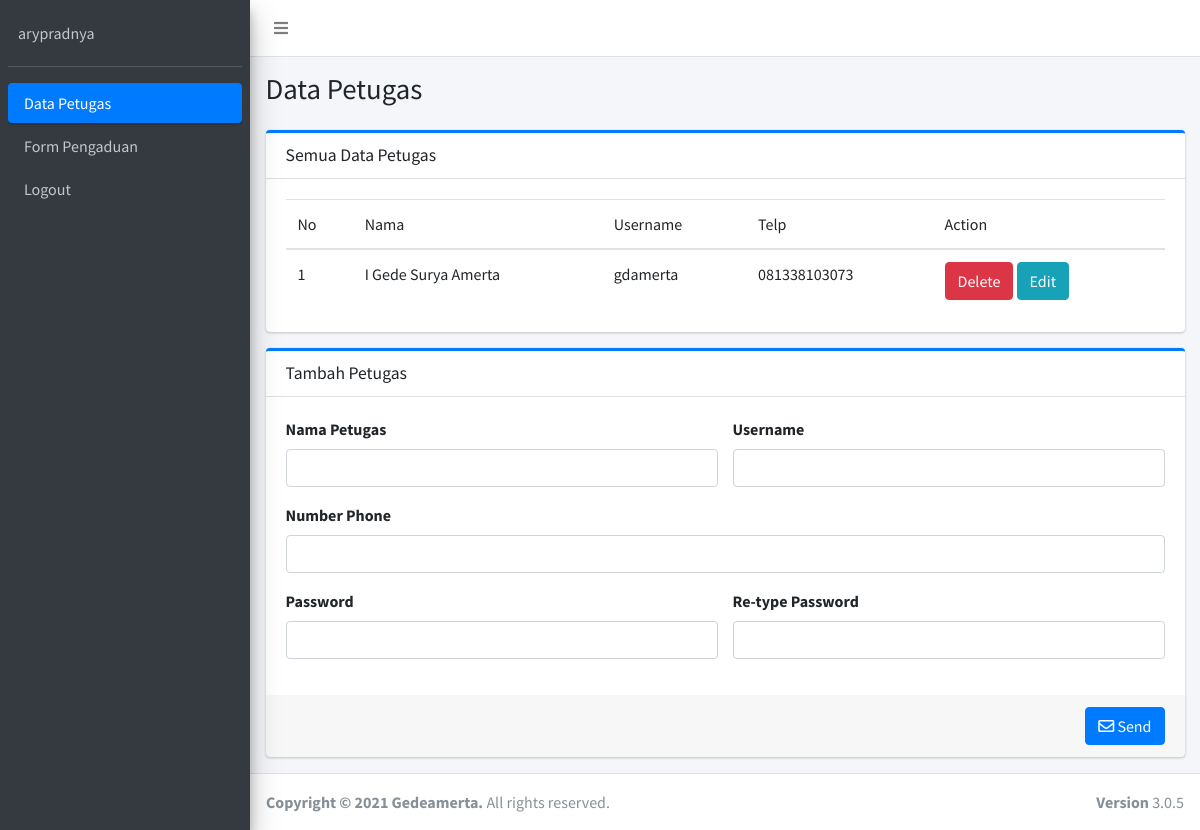
The app's page /admin/dashboard.php (signed in) with its own data.
### tables this page shows
CREATE TABLE `petugas` (
  `id_petugas` int(11) NOT NULL,
  `nama_petugas` varchar(35) NOT NULL,
  `username` varchar(25) NOT NULL,
  `password` varchar(32) NOT NULL,
  `telp` varchar(13) NOT NULL,
  `level` enum('admin','petugas') NOT NULL
);

### include/class/AdminClass.php (called while the page is built, shortened)
<?php
class Admin {
    public function __construct($pdo)
    {
        $this->pdo = $pdo;
    }
    public function fetch_all_petugas()
    {
        $query = $this->pdo->query("SELECT * FROM petugas WHERE level = 'petugas'");
        if($query->rowCount() > 0){
            while($rows = $query->fetch(PDO::FETCH_OBJ)){
                $data[] = $rows;
            }
            return $data;
        }else {
            return 'nodata';
        }
    }
}

### admin/dashboard.php (the view, shortened to what this page needs)
<?php
require "../include/connection.php";
require "../include/class/AdminClass.php";
$classAdmin = new Admin($pdo);
$fetch_all_petugas = $classAdmin->fetch_all_petugas();
?>
<!DOCTYPE html>
<html>
<head>
    <link rel="stylesheet" href="../assets/adminlte/css/adminlte.min.css">
    <link rel="stylesheet" href="../assets/adminlte/plugins/fontawesome-free/css/all.min.css">
</head>
<body class="hold-transition sidebar-mini">
    <div class="wrapper">
        <nav class="main-header navbar navbar-expand navbar-white navbar-light">
            <ul class="navbar-nav">
                <li class="nav-item">
                    <a class="nav-link" data-widget="pushmenu" href="#" role="button"><i class="fas fa-bars"></i></a>
                </li>
            </ul>
        </nav>
        <aside class="main-sidebar sidebar-dark-primary elevation-4">
            <div class="sidebar">
                <div class="user-panel mt-3 pb-3 mb-3 d-flex">
                    <div class="info">
                        <a href="#" class="d-block"><?= $_SESSION['username'] ?></a>
                    </div>
                </div>
                <nav class="mt-2">
                    <ul class="nav nav-pills nav-sidebar flex-column" data-widget="treeview" role="menu"
                        data-accordion="false">
                        <li class="nav-item has-treeview">
                            <a href="dashboard.php" class="nav-link active">
                                <p>
                                    Data Petugas
                                </p>
                            </a>
                        </li>
                        <li class="nav-item has-treeview">
                            <a href="form-pengaduan.php" class="nav-link">
                                <p>
                                    Form Pengaduan
                                </p>
                            </a>
                        </li>
                        <li class="nav-item">
                            <a href="../include/action/admin/logout.php"
                                onclick="return confirm('Apakah anda yakin ingin keluar ?')" class="nav-link">
                                <p>
                                    Logout
                                </p>
                            </a>
                        </li>
                    </ul>
                </nav>
            </div>
        </aside>
        <div class="content-wrapper">
            <section class="content-header">
                <div class="container-fluid">
                    <div class="row mb-2">
                        <div class="col-sm-6">
                            <h1>Data Petugas</h1>
                        </div>
                    </div>
                </div>
            </section>
            <section class="content">
                <div class="container-fluid">
                    <div class="row">
                        <div class="col-md-12">
                            <div class="card card-primary card-outline">
                                <div class="card-header">
                                    <h3 class="card-title">Semua Data Petugas</h3>
                                </div>
                                <div class="card-body">
                                    <table class="table">
                                        <?php $i = 1; ?>
                                        <?php if($fetch_all_petugas == 'nodata') : ?>
                                        <thead>
                                            <tr>
                                                <td>Tidak ada Data</td>
                                            </tr>
                                            <?php else : ?>
                                            <tr>
                                                <td>No</td>
                                                <td>Nama</td>
                                                <td>Username</td>
                                                <td>Telp</td>
                                                <td>Action</td>
                                            </tr>
                                        <tbody>
                                            <?php foreach($fetch_all_petugas as $petugas) : ?>
                                            <tr>
                                                <td><?= $i++ ?></td>
                                                <td><?= $petugas->nama_petugas; ?></td>
                                                <td><?= $petugas->username; ?></td>
                                                <td><?= $petugas->telp; ?></td>
                                                <td>
                                                    <a onclick="return confirm('Apakah anda yakin ?')"
                                                        class="btn btn-danger"
                                                        href="../include/action/admin/delete-petugas-action.php?id_petugas=<?= $petugas->id_petugas; ?>">
                                                        Delete
                                                    </a>
                                                    <a class="btn btn-info"
                                                        href="edit-petugas.php?id_petugas=<?= $petugas->id_petugas; ?>">
                                                        Edit
                                                    </a>
                                                </td>
                                            </tr>
                                            <?php endforeach; ?>
                                        </tbody>
                                        <?php endif; ?>
                                    </table>
                                </div>
                            </div>
                        </div>
                    </div>
                </div>
            </section>
            <section class="content">
                <div class="container-fluid">
                    <div class="row">
                        <div class="col-md-12">
                            <div class="card card-primary card-outline">
                                <div class="card-header">
                                    <h3 class="card-title">Tambah Petugas</h3>
                                </div>
                                <div class="card-body">
                                    <form action="../include/action/admin/add-petugas.php" method="POST">
                                        <div class="row">
                                            <div class="col-lg-6 col-sm-12 form-group">
                                                <label for="petugas">Nama Petugas</label>
                                                <input type="text" name="nama_petugas" class="form-control">
                                            </div>
                                            <div class="col-lg-6 col-sm-12 form-group">
                                                <label for="Username">Username</label>
                                                <input type="text" name="username" class="form-control">
                                            </div>
                                            <div class="col-lg-12 col-sm-12 form-group">
                                                <label for="telp">Number Phone</label>
                                                <input type="number" name="telp" class="form-control">
                                            </div>
                                            <div class="col-lg-6 col-sm-12 form-group">
                                                <label for="password">Password</label>
                                                <input type="password" name="password" class="form-control">
                                            </div>
                                            <div class="col-lg-6 col-sm-12 form-group">
                                                <label for="password2">Re-type Password</label>
                                                <input type="password" name="password2" class="form-control">
                                            </div>
                                        </div>
                                </div>
                                <div class="card-footer">
                                    <div class="float-right">
                                        <button type="submit" class="btn btn-primary"><i class="far fa-envelope"></i>
                                            Send</button>
                                    </div>
                                </div>
                            </div>
                        </div>
                    </div>
                </div>
            </section>
        </div>
        <footer class="main-footer">
            <div class="float-right d-none d-sm-block">
                <b>Version</b> 3.0.5
            </div>
            <strong>Copyright &copy; 2021 Gedeamerta.</strong> All rights
            reserved.
        </footer>
    </div>
</body>
</html>

### records on screen
petugas: nama_petugas "I Gede Surya Amerta", username "gdamerta", telp "081338103073"

### other values on screen
$_SESSION['username'] "arypradnya"
